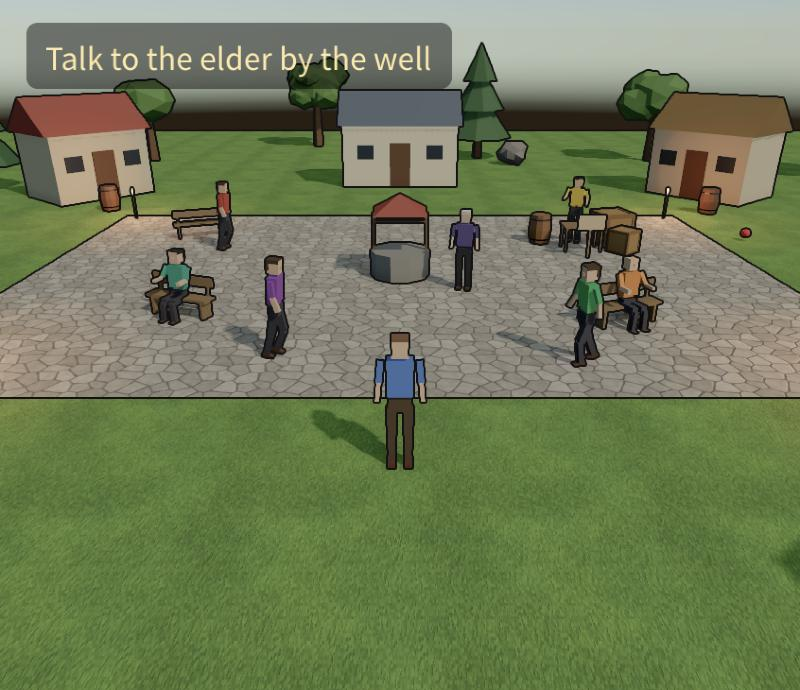
#> input picture tests/evidence/web/village-web.jpg, 800 x 690 px, given in place of arena-join.png_off.png, which was not available
$ python aa_score.py ../../tests/evidence/web ../../tests/evidence/web/arena-join.png ../../tests/evidence/web/arena-join.png 5
#> lines starting #> are read from the running program, lines starting #| are printed output that depends on the picture; pictures that were not available may be replaced by others from this repository, and a replacement may not be noted
"""Scores captures against a supersampled reference (PIL only, no numpy).

python aa_score.py DIR TAG SSTAG FACTOR [x0 y0 x1 y1]

Downsamples DIR/SSTAG_{off,on}.png by FACTOR in linear light (box filter), then reports PSNR and
mean absolute difference (of 255) of DIR/TAG_{off,on}.png against each reference, over the image
and over a crop.
"""
import array
import json
import math
import sys

from PIL import Image

d, tag, ss, f = sys.argv[1], sys.argv[2], sys.argv[3], int(sys.argv[4])
crop = tuple(int(v) for v in sys.argv[5:9]) if len(sys.argv) >= 9 else None


def lin(v):
    return v / 12.92 if v <= 0.04045 else ((v + 0.055) / 1.055) ** 2.4


def srgb(v):
    v = min(max(v, 0.0), 1.0)
    return v * 12.92 if v <= 0.0031308 else 1.055 * v ** (1 / 2.4) - 0.055


LUT = [lin(i / 255) for i in range(256)]


def down(path):
    img = Image.open(path).convert('RGB')
#> img is the input picture: PIL image 800x690 RGB; mean R, G, B 111.7, 122.9, 87.3
    w, h = img.size
#> w = 800; h = 690
    out = []
    for ch in img.split():
        a = array.array('f', [LUT[b] for b in ch.tobytes()])
        fi = Image.frombytes('F', (w, h), a.tobytes())
        small = fi.resize((w // f, h // f), Image.Resampling.BOX)
        vals = array.array('f')
        vals.frombytes(small.tobytes())
        out.append(bytes(int(srgb(v) * 255 + 0.5) for v in vals))
#> this loop made 3 passes
#> pass 1, in down, `fi = Image.frombytes('F', (w, h), a.tobytes())`:
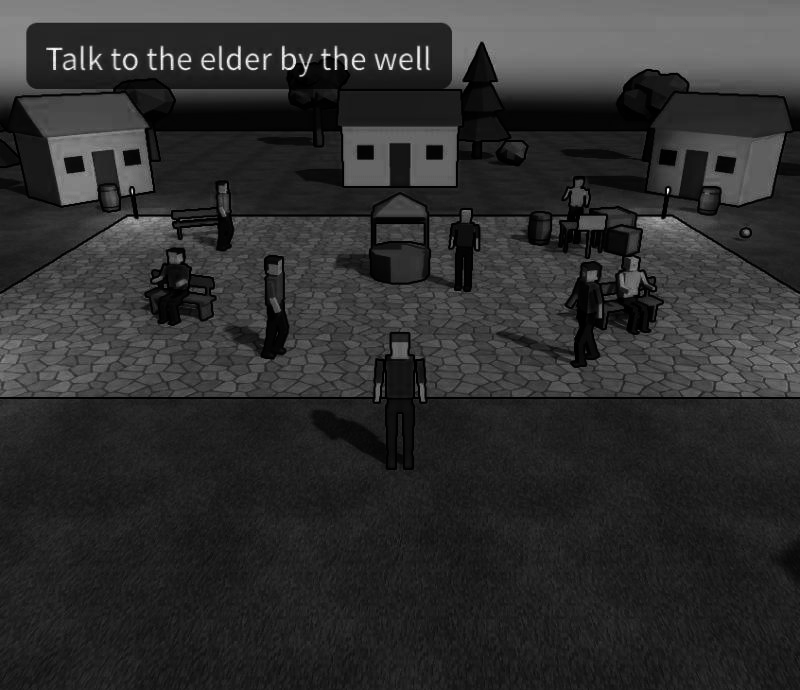
#> fi: PIL image 800x690 F; min 0, max 1, mean 0.184
#> pass 1, in down, `small = fi.resize((w // f, h // f), Image.Resampling.BOX)`:
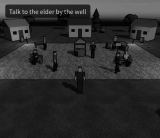
#> small: PIL image 160x138 F; min 0.00214, max 0.722, mean 0.184
#> pass 2, in down, `fi = Image.frombytes('F', (w, h), a.tobytes())`:
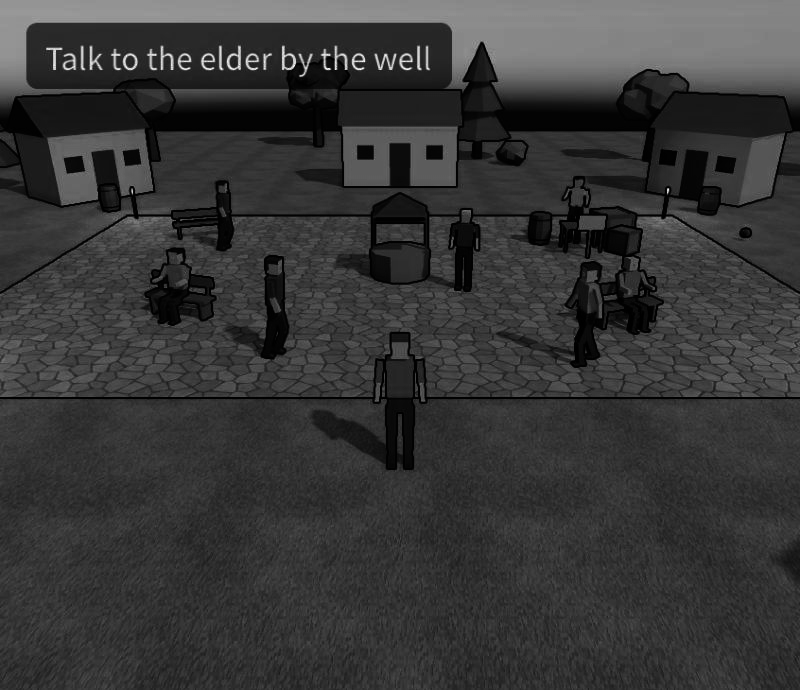
#> fi: PIL image 800x690 F; min 0, max 1, mean 0.217
#> pass 2, in down, `small = fi.resize((w // f, h // f), Image.Resampling.BOX)`:
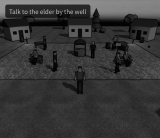
#> small: PIL image 160x138 F; min 0.00389, max 0.66, mean 0.217
#> after the loop:
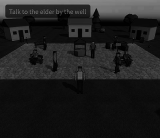
#> small: PIL image 160x138 F; min 0.00208, max 0.576, mean 0.124
    chans = [Image.frombytes('L', (w // f, h // f), o) for o in out]
    return Image.merge('RGB', chans)
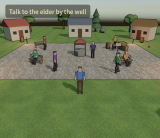
#> returned value: PIL image 160x138 RGB; mean R, G, B 113, 124.1, 88.6


def score(a, b, region=None):
    if region:
        a = a.crop(region)
        b = b.crop(region)
    x, y = a.tobytes(), b.tobytes()
    se = 0
    ae = 0
    for p, q in zip(x, y):
        e = p - q
        se += e * e
        ae += abs(e)
    n = len(x)
    mse = se / n
    return {'psnr': round(10 * math.log10(255.0 ** 2 / max(mse, 1e-12)), 2), 'mad': round(ae / n, 3)}


refs = {}
for m in ('off', 'on'):
    refs[m] = down(f'{d}/{ss}_{m}.png')
    refs[m].save(f'{d}/{ss}_{m}_down.png')
#> pass 2 of the loop `for m in ('off', 'on'):`:
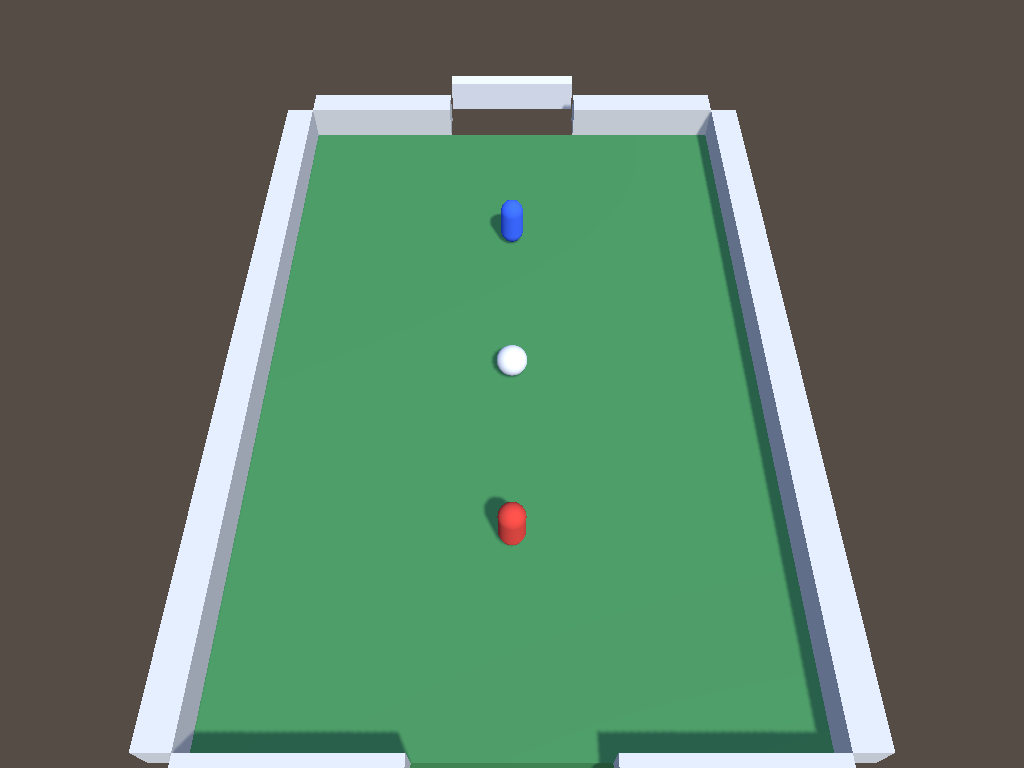
#> input picture tests/evidence/web/arena-join.png, 1024 x 768 px, given in place of arena-join.png_on.png, which was not available
#> img: PIL image 1024x768 RGB
#> the loop in down (call 2), `for ch in img.split():` made 3 passes
#> after the loop in down (call 2), `for ch in img.split():`:
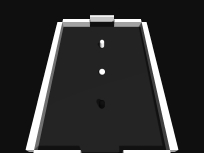
#> small: PIL image 204x153 F; min 0.0311, max 1, mean 0.174
#> in down (call 2), `return Image.merge('RGB', chans)`:
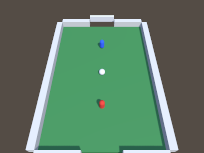
#> returned value: PIL image 204x153 RGB; mean R, G, B 93.9, 122.9, 100.6
out = {}
for m in ('off', 'on'):
    img = Image.open(f'{d}/{tag}_{m}.png').convert('RGB')
    for rm, r in refs.items():
        out[f'{m} vs ref_{rm}'] = {'full': score(img, r), 'crop': score(img, r, crop) if crop else None}
#> this loop made 2 passes
#> pass 2 of the loop `for m in ('off', 'on'):`:
#> the loop `for rm, r in refs.items():` made 2 passes
out['ref_off vs ref_on'] = {'full': score(refs['off'], refs['on']),
                            'crop': score(refs['off'], refs['on'], crop) if crop else None}
print(json.dumps(out, indent=1))
#> (printed output is left out)
